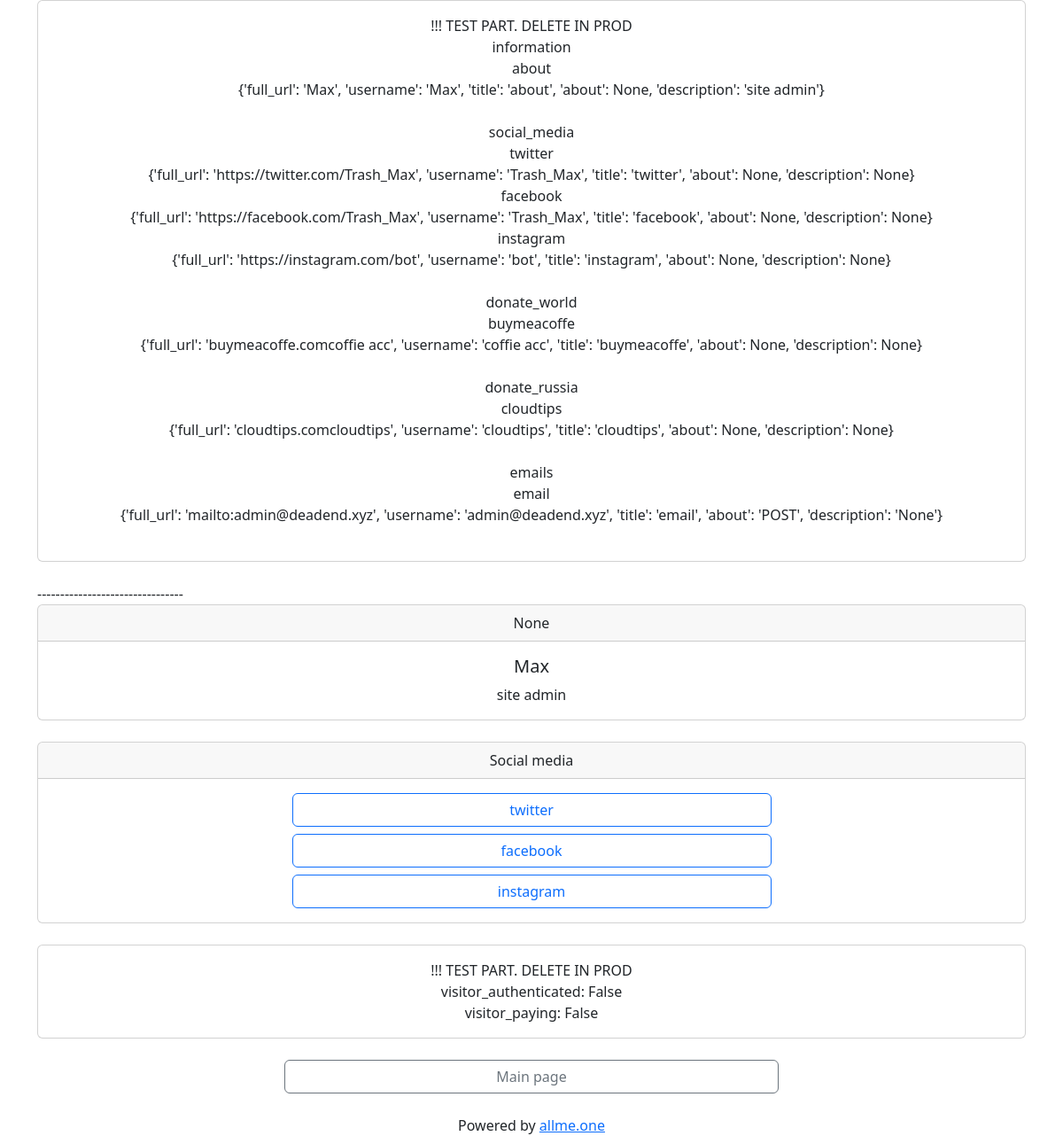
/zlrlggces/, run on an earlier commit of the app's database.
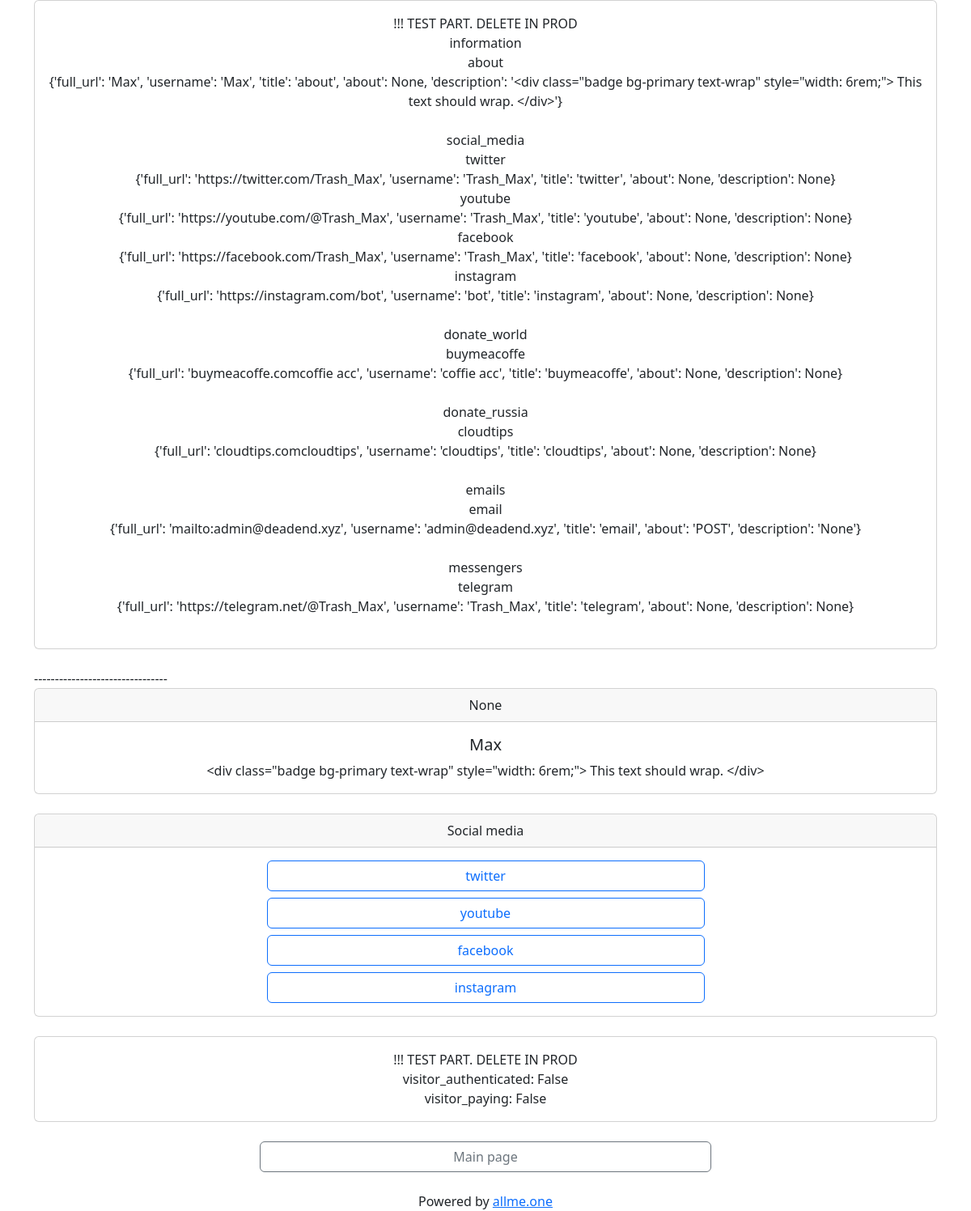
And on a later commit of the database.
### app/models/links.py (models this page shows, shortened)
class SocialNetwork():
    id = db.Column(db.Integer, primary_key=True)
    username = db.Column(db.String(160))
    about = db.Column(db.String(32))
    network_name = db.Column(db.String(16))
    description = db.Column(db.String(255))
    def get_title(self):
        return self.network_name

class About(db.Model, SocialNetwork):
    links_id = db.Column(db.Integer, db.ForeignKey('links.id'))
    def __repr__(self) -> str:
        return f'<(about) User name: {self.username}>'

class Twitter(db.Model, SocialNetwork):
    links_id = db.Column(db.Integer, db.ForeignKey('links.id'))
    def __repr__(self) -> str:
        return f'<Twitter username: {self.username}>'

class Facebook(db.Model, SocialNetwork):
    links_id = db.Column(db.Integer, db.ForeignKey('links.id'))
    def __repr__(self) -> str:
        return f'<Facebook username: {self.username}>'

class Instagram(db.Model, SocialNetwork):
    links_id = db.Column(db.Integer, db.ForeignKey('links.id'))
    def __repr__(self) -> str:
        return f'<Instagram username: {self.username}>'

class Buymeacoffe(db.Model, SocialNetwork):
    links_id = db.Column(db.Integer, db.ForeignKey('links.id'))
    def __repr__(self) -> str:
        return f'<buymeacoffe username: {self.username}>'

class Cloudtips(db.Model, SocialNetwork):
    links_id = db.Column(db.Integer, db.ForeignKey('links.id'))
    def __repr__(self) -> str:
        return f'<cloudtips username: {self.username}>'

class Email(db.Model, SocialNetwork):
    links_id = db.Column(db.Integer, db.ForeignKey('links.id'))
    def __repr__(self) -> str:
        return f'<E-mail adress: {self.username}>'

class Youtube(db.Model, SocialNetwork):
    links_id = db.Column(db.Integer, db.ForeignKey('links.id'))
    def __repr__(self) -> str:
        return f'<YouTube username: {self.username}>'

class Telegram(db.Model, SocialNetwork):
    links_id = db.Column(db.Integer, db.ForeignKey('links.id'))
    def __repr__(self) -> str:
        return f'<telegram username: {self.username}>'

### app/main/routes.py (the view)
@bp.route('/<unique_link>/')
def short_list_of_links(unique_link):
    links_data = collect_links_data(unique_link)
    if current_user.is_authenticated:
        visitor_authenticated = True
        visitor_paying = current_user.is_paying()
    else:
        visitor_authenticated = False
        visitor_paying = False
    return render_template("links/cards/short.html",
                           links_data=links_data,
                           visitor_authenticated=visitor_authenticated,
                           visitor_paying=visitor_paying,
                           )

### app/templates/links/cards/short.html (shortened to what this page needs)
{% extends "base.html" %}
{% block content %}
<div class="card text-center">
  <div class="card-body">
    !!! TEST PART. DELETE IN PROD <br>
    {% for keys, data in links_data.items() %}
      {{ keys }} <br>
      {% for key, link in data.items() %}
      {{ key }} <br> {{ link }} <br>
      {% endfor %}
      <br>
    {% endfor %}
  </div>
</div>
--------------------------------
{% if links_data['information'] %}
  {% set info = links_data['information']['about'] %}
  <div class="card text-center">
    <div class="card-header">
      {{ info['about'] }}
    </div>
    <div class="card-body">
      <h5 class="card-title">{{ info['username'] }}</h5>
      <p class="card-text">{{ info['description'] }}</p>
    </div>
  </div>
{% endif %}
<br>
{% if links_data['social_media'] %}
<div class="card text-center">
  <div class="card-header">
    Social media
  </div>
  <div class="card-body">
    <div class="d-grid gap-2 col-{{ button_size }} mx-auto">
      {% for key, data in links_data['social_media'].items() %}
      <a href="{{ data['full_url'] }}" target=”_blank” class="btn btn-outline-primary">
        {{ key }}
      </a>
      {% endfor %}
    </div>
  </div>
</div>
{% endif %}
<div class="card text-center">
  <div class="card-body">
    !!! TEST PART. DELETE IN PROD <br>
    visitor_authenticated: {{ visitor_authenticated }} <br>
    visitor_paying: {{ visitor_paying }} <br>
  </div>
</div>
<div>
  {% include 'bottom_buttons.html' %}
  {% if not visitor_paying %}
    {% include 'bottom_about.html' %}
  {% endif %}
</div>
{% endblock %}

### app/templates/base.html (shortened to what this page needs)
<!DOCTYPE html>
<html lang="en">
  <head>
    <link href="https://cdn.jsdelivr.net/npm/bootstrap@5.3.0-alpha1/dist/css/bootstrap.min.css" rel="stylesheet">
    <link rel="stylesheet" href="https://cdn.jsdelivr.net/npm/@tabler/icons@latest/iconfont/tabler-icons.min.css">
  </head>
  <body>
    <main>
      {% set icon_size = "24" %}
      {% set button_size = "6" %}
      {% if centered_view %}
        <div class="container position-absolute top-50 start-50 translate-middle">
      {% else %}
        <div class="container">
      {% endif %}
        {% block content %}
        {% endblock %}
        </div>
    </main>
</body>
</html>

### app/templates/bottom_buttons.html
<div class="d-grid gap-2 col-{{ button_size }} mx-auto">
    {% if visitor_authenticated %}
    <a href="{{ url_for('main.home') }}" class="btn btn-outline-secondary">Home page</a>
    <a href="{{ url_for('auth.logout') }}" class="btn btn-outline-secondary">Logout</a>
    {% else %}
        {% if not visitor_paying %}
        <a href="{{ url_for('main.index') }}" class="btn btn-outline-secondary">Main page</a>
        {% endif %}
    {% endif %}
</div>

### app/templates/bottom_about.html
<br>
<div class="text-center">
    Powered by <a href="{{ url_for('main.index') }}">allme.one</a>
</div>

What changed in the data, as far as the page shows it:
changed About "about": link "{'full_url': 'Max', 'username': 'Max', 'title': 'about', 'about': None, 'description': 'site admin'}" → "…'about', 'about': None, 'description': '<div class=\"badge bg-primary text-wrap\" style=\"width: 6rem;\"> This text should wrap. </div>'}"; description "site admin" → "<div class=\"badge bg-primary text-wrap\" style=\"width: 6rem;\"> This text should wrap. </div>"
added Youtube: network_name "youtube", link "{'full_url': 'https://youtube.com/@Trash_Max', 'username': 'Trash_Max', 'title': 'youtube', 'about': None, 'description': None}"
added Telegram: network_name "telegram", link "{'full_url': 'https://telegram.net/@Trash_Max', 'username': 'Trash_Max', 'title': 'telegram', 'about': None, 'description': None}"
Also different on the page:
new list line: "messengers"
